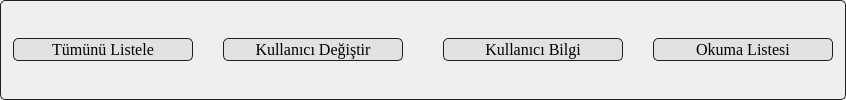
       <widget class="QGroupBox" name="groupBox_3">
        <property name="minimumSize">
         <size>
          <width>0</width>
          <height>0</height>
         </size>
        </property>
        <property name="font">
         <font>
          <family>Georgia</family>
          <pointsize>12</pointsize>
         </font>
        </property>
        <property name="styleSheet">
         <string notr="true">QGroupBox
{
    border: 1px solid darkgray;
 padding: 1px;
 border-style: solid;
 border: 1px solid #1e1e1e;
 border-radius: 5;
   
}</string>
        </property>
        <property name="title">
         <string/>
        </property>
        <layout class="QHBoxLayout" name="horizontalLayout_12">
         <item>
          <layout class="QHBoxLayout" name="horizontalLayout_11">
           <property name="spacing">
            <number>0</number>
           </property>
           <property name="leftMargin">
            <number>0</number>
           </property>
           <property name="topMargin">
            <number>0</number>
           </property>
           <property name="rightMargin">
            <number>0</number>
           </property>
           <property name="bottomMargin">
            <number>0</number>
           </property>
           <item>
            <widget class="QPushButton" name="kitap_listele">
             <property name="sizePolicy">
              <sizepolicy hsizetype="Fixed" vsizetype="Fixed">
               <horstretch>0</horstretch>
               <verstretch>0</verstretch>
              </sizepolicy>
             </property>
             <property name="minimumSize">
              <size>
               <width>180</width>
               <height>0</height>
              </size>
             </property>
             <property name="font">
              <font>
               <family>Georgia</family>
               <pointsize>12</pointsize>
               <weight>50</weight>
               <bold>false</bold>
               <underline>false</underline>
               <stylestrategy>PreferDefault</stylestrategy>
               <kerning>true</kerning>
              </font>
             </property>
             <property name="cursor">
              <cursorShape>PointingHandCursor</cursorShape>
             </property>
             <property name="mouseTracking">
              <bool>false</bool>
             </property>
             <property name="layoutDirection">
              <enum>Qt::LeftToRight</enum>
             </property>
             <property name="autoFillBackground">
              <bool>false</bool>
             </property>
             <property name="styleSheet">
              <string notr="true">padding: 1px;
background-color: #E1E1E1;
border-style: solid;
border: 1px solid #1e1e1e;
border-radius: 5;</string>
             </property>
             <property name="text">
              <string>Tümünü Listele</string>
             </property>
             <property name="icon">
              <iconset>
               <normaloff>Resimler/bookcase.png</normaloff>Resimler/bookcase.png</iconset>
             </property>
             <property name="iconSize">
              <size>
               <width>42</width>
               <height>42</height>
              </size>
             </property>
             <property name="checkable">
              <bool>false</bool>
             </property>
             <property name="autoRepeat">
              <bool>false</bool>
             </property>
             <property name="autoExclusive">
              <bool>false</bool>
             </property>
             <property name="autoDefault">
              <bool>false</bool>
             </property>
             <property name="default">
              <bool>false</bool>
             </property>
             <property name="flat">
              <bool>false</bool>
             </property>
            </widget>
           </item>
           <item>
            <spacer name="horizontalSpacer_2">
             <property name="orientation">
              <enum>Qt::Horizontal</enum>
             </property>
             <property name="sizeType">
              <enum>QSizePolicy::Fixed</enum>
             </property>
             <property name="sizeHint" stdset="0">
              <size>
               <width>30</width>
               <height>20</height>
              </size>
             </property>
            </spacer>
           </item>
           <item>
            <widget class="QPushButton" name="kullanici_degistir">
             <property name="sizePolicy">
              <sizepolicy hsizetype="Fixed" vsizetype="Fixed">
               <horstretch>0</horstretch>
               <verstretch>0</verstretch>
              </sizepolicy>
             </property>
             <property name="minimumSize">
              <size>
               <width>180</width>
               <height>0</height>
              </size>
             </property>
             <property name="font">
              <font>
               <family>Georgia</family>
               <pointsize>12</pointsize>
               <weight>50</weight>
               <bold>false</bold>
               <underline>false</underline>
               <stylestrategy>PreferDefault</stylestrategy>
               <kerning>true</kerning>
              </font>
             </property>
             <property name="cursor">
              <cursorShape>PointingHandCursor</cursorShape>
             </property>
             <property name="mouseTracking">
              <bool>false</bool>
             </property>
             <property name="layoutDirection">
              <enum>Qt::LeftToRight</enum>
             </property>
             <property name="autoFillBackground">
              <bool>false</bool>
             </property>
             <property name="styleSheet">
              <string notr="true"> padding: 1px;
background-color: #E1E1E1;
 border-style: solid;
 border: 1px solid #1e1e1e;
 border-radius: 5;</string>
             </property>
             <property name="text">
              <string>Kullanıcı Değiştir</string>
             </property>
             <property name="icon">
              <iconset>
               <normaloff>Resimler/graduate.png</normaloff>Resimler/graduate.png</iconset>
             </property>
             <property name="iconSize">
              <size>
               <width>42</width>
               <height>42</height>
              </size>
             </property>
             <property name="checkable">
              <bool>false</bool>
             </property>
             <property name="autoRepeat">
              <bool>false</bool>
             </property>
             <property name="autoExclusive">
              <bool>false</bool>
             </property>
             <property name="autoDefault">
              <bool>false</bool>
             </property>
             <property name="default">
              <bool>false</bool>
             </property>
             <property name="flat">
              <bool>false</bool>
             </property>
            </widget>
           </item>
           <item>
            <spacer name="horizontalSpacer">
             <property name="font">
              <font>
               <family>Georgia</family>
               <pointsize>12</pointsize>
              </font>
             </property>
             <property name="orientation">
              <enum>Qt::Horizontal</enum>
             </property>
             <property name="sizeHint" stdset="0">
              <size>
               <width>40</width>
               <height>20</height>
              </size>
             </property>
            </spacer>
           </item>
           <item>
            <widget class="QPushButton" name="kullanici_bilgi">
             <property name="sizePolicy">
              <sizepolicy hsizetype="Fixed" vsizetype="Fixed">
               <horstretch>0</horstretch>
               <verstretch>0</verstretch>
              </sizepolicy>
             </property>
             <property name="minimumSize">
              <size>
               <width>180</width>
               <height>0</height>
              </size>
             </property>
             <property name="font">
              <font>
               <family>Georgia</family>
               <pointsize>12</pointsize>
               <weight>50</weight>
               <bold>false</bold>
               <underline>false</underline>
               <stylestrategy>PreferDefault</stylestrategy>
               <kerning>true</kerning>
              </font>
             </property>
             <property name="cursor">
              <cursorShape>PointingHandCursor</cursorShape>
             </property>
             <property name="mouseTracking">
              <bool>false</bool>
             </property>
             <property name="layoutDirection">
              <enum>Qt::LeftToRight</enum>
             </property>
             <property name="autoFillBackground">
              <bool>false</bool>
             </property>
             <property name="styleSheet">
              <string notr="true"> padding: 1px;
background-color: #E1E1E1;
 border-style: solid;
 border: 1px solid #1e1e1e;
 border-radius: 5;</string>
             </property>
             <property name="text">
              <string>Kullanıcı Bilgi</string>
             </property>
             <property name="icon">
              <iconset>
               <normaloff>Resimler/kullanici.png</normaloff>Resimler/kullanici.png</iconset>
             </property>
             <property name="iconSize">
              <size>
               <width>42</width>
               <height>42</height>
              </size>
             </property>
             <property name="checkable">
              <bool>false</bool>
             </property>
             <property name="autoRepeat">
              <bool>false</bool>
             </property>
             <property name="autoExclusive">
              <bool>false</bool>
             </property>
             <property name="autoDefault">
              <bool>false</bool>
             </property>
             <property name="default">
              <bool>false</bool>
             </property>
             <property name="flat">
              <bool>false</bool>
             </property>
            </widget>
           </item>
           <item>
            <spacer name="horizontalSpacer_3">
             <property name="orientation">
              <enum>Qt::Horizontal</enum>
             </property>
             <property name="sizeType">
              <enum>QSizePolicy::Fixed</enum>
             </property>
             <property name="sizeHint" stdset="0">
              <size>
               <width>30</width>
               <height>20</height>
              </size>
             </property>
            </spacer>
           </item>
           <item>
            <widget class="QPushButton" name="okunacak_kitaplar">
             <property name="sizePolicy">
              <sizepolicy hsizetype="Minimum" vsizetype="Fixed">
               <horstretch>0</horstretch>
               <verstretch>0</verstretch>
              </sizepolicy>
             </property>
             <property name="minimumSize">
              <size>
               <width>180</width>
               <height>0</height>
              </size>
             </property>
             <property name="sizeIncrement">
              <size>
               <width>0</width>
               <height>0</height>
              </size>
             </property>
             <property name="baseSize">
              <size>
               <width>0</width>
               <height>0</height>
              </size>
             </property>
             <property name="font">
              <font>
               <family>Georgia</family>
               <pointsize>12</pointsize>
               <weight>50</weight>
               <bold>false</bold>
               <underline>false</underline>
               <stylestrategy>PreferDefault</stylestrategy>
               <kerning>true</kerning>
              </font>
             </property>
             <property name="cursor">
              <cursorShape>PointingHandCursor</cursorShape>
             </property>
             <property name="mouseTracking">
              <bool>false</bool>
             </property>
             <property name="layoutDirection">
              <enum>Qt::LeftToRight</enum>
             </property>
             <property name="autoFillBackground">
              <bool>false</bool>
             </property>
             <property name="styleSheet">
              <string notr="true"> padding: 1px;
background-color: #E1E1E1;
 border-style: solid;
 border: 1px solid #1e1e1e;
 border-radius: 5;</string>
             </property>
             <property name="text">
              <string>Okuma Listesi</string>
             </property>
             <property name="icon">
              <iconset>
               <normaloff>Resimler/stand.png</normaloff>Resimler/stand.png</iconset>
             </property>
             <property name="iconSize">
              <size>
               <width>42</width>
               <height>42</height>
              </size>
             </property>
             <property name="checkable">
              <bool>false</bool>
             </property>
             <property name="autoRepeat">
              <bool>false</bool>
             </property>
             <property name="autoExclusive">
              <bool>false</bool>
             </property>
             <property name="autoRepeatDelay">
              <number>300</number>
             </property>
             <property name="autoRepeatInterval">
              <number>100</number>
             </property>
             <property name="flat">
              <bool>false</bool>
             </property>
            </widget>
           </item>
          </layout>
         </item>
        </layout>
       </widget>
